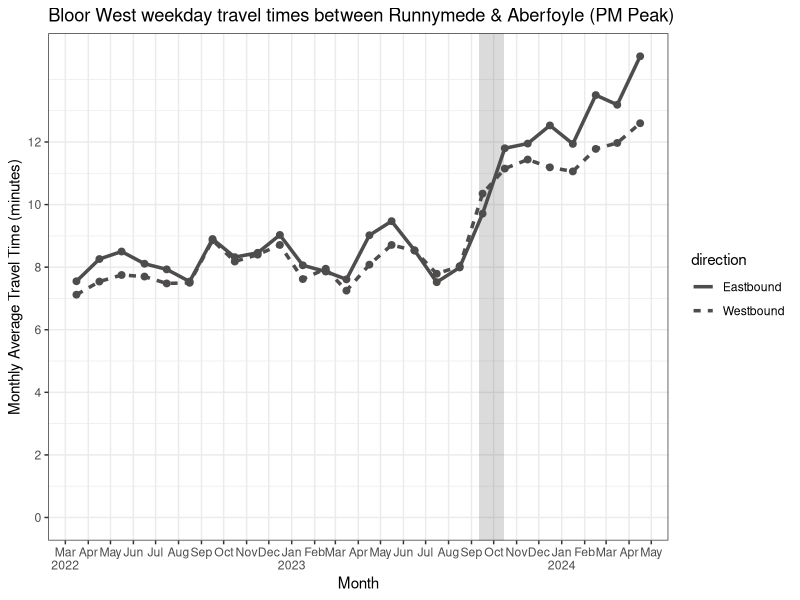
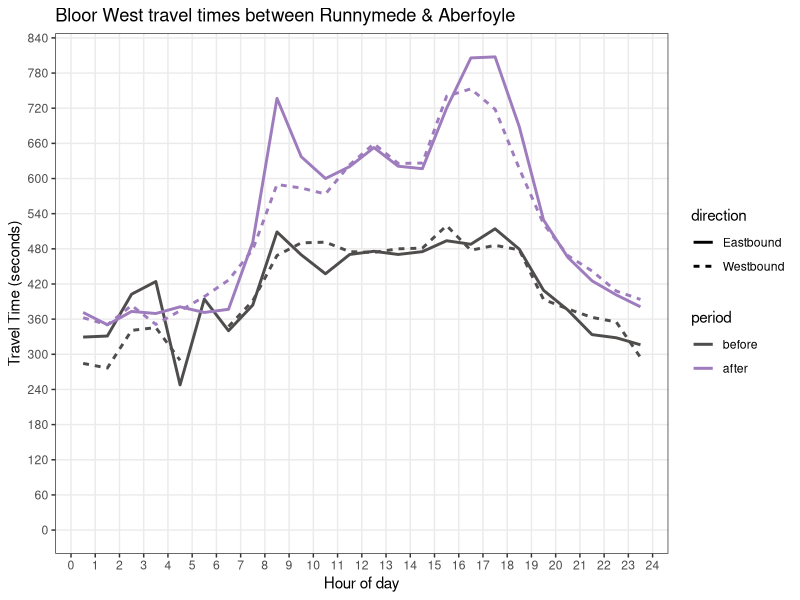

These figures' R source, in order:
library('tidyverse')

setwd('C:\\Users\\nwessel\\Documents\\GitHub\\tt_app\\analysis')

purple = '#9e7cbd'
grey = '#4f4c4c'

# compare monthly data for two periods by direction of travel
read_csv('sample-data/results-monthly.csv') %>%
    group_by( dateRange, direction) %>%
    mutate(ttt = mean_travel_time_minutes) %>%
    extract(
        dateRange,
        into=c('fromDate'),
        regex='From ([0-9]{4}-[0-9]{2}-[0-9]{2})'
    ) %>%
    mutate( fromDate= ymd(fromDate) + days(15) ) %>%
    ggplot( aes( x=fromDate, y=ttt, lty=direction ) ) +
        geom_line( size = 1.2, color=grey ) +
        geom_point( color=grey, size=2 ) +
        annotate( # approximate start/end dates of complete-street installation
            'rect',
            xmin = ymd('2023-09-11'),
            xmax = ymd('2023-10-15'),
            ymin = -Inf,
            ymax = Inf,
            fill = grey,
            alpha = 0.2
        ) +
        scale_y_continuous(
            breaks = c(0,2,4,6,8,10,12),
            limits = c(0, NA)
        ) +
        scale_x_date(
            breaks = '1 month',
            minor_breaks = '1 month',
            labels = scales::label_date_short()
        ) +
        labs( title = 'Bloor West weekday travel times between Runnymede & Aberfoyle (PM Peak)' ) + 
        ylab( 'Monthly Average Travel Time (minutes)' ) +
        xlab( 'Month' ) +
        theme_bw()


# compare two date ranges plotted by hour of day
read_csv('sample-data/results-ToD.csv') %>%
    extract(
        timeRange,
        into=c('hour'),
        regex='From ([0-9]+):00'
    ) %>%
    mutate(
        hour = as.numeric(hour),
        period = factor(case_match(
            dateRange,
            'From 2022-11-01 to 2023-04-01' ~ 'before',
            'From 2023-11-01 to 2024-04-01' ~ 'after'
        ), levels=c('before','after')),
    ) %>%
    ggplot( aes( x=0.5+hour, y=mean_travel_time_seconds, lty=direction ) ) +
    geom_line( aes(color=period,), size = 1 ) +
    scale_color_manual(values=c('before'=grey,'after'=purple)) +
    labs( title = 'Bloor West travel times between Runnymede & Aberfoyle' ) + 
    ylab( 'Travel Time (seconds)' ) +
    xlab( 'Hour of day' ) + 
    scale_y_continuous(
        breaks = 60 * seq(0,14,1),
        minor_breaks = NULL,
        limits = c(0, NA)
    ) +
    scale_x_continuous(
        breaks = seq(0,24),
        minor_breaks = c(),
    ) +
    theme_bw()
